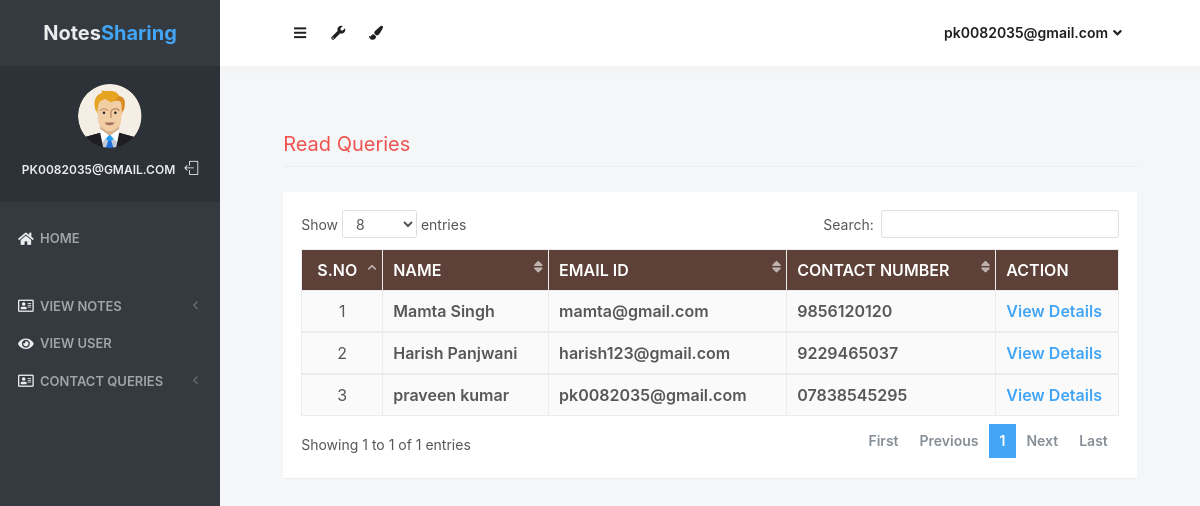
/read_queries (signed in), run on the app's committed database.
### notes/models.py (models this page shows, shortened)
class Contact(models.Model):
    fullname = models.CharField(max_length=100, null=True)
    email = models.CharField(max_length=50, null=True)
    mobile = models.CharField(max_length=15, null=True)
    subject = models.CharField(max_length=100, null=True)
    message = models.CharField(max_length=300, null=True)
    msgdate = models.DateField(null=True)
    isread = models.CharField(max_length=10,null=True)

### notes/views.py (the view)
# urls.py: path('read_queries', read_queries, name='read_queries'),
def read_queries(request):
    if not request.user.is_authenticated:
        return redirect('login_admin')
    contact = Contact.objects.filter(isread="yes")
    return render(request,'read_queries.html', locals())

### notes/templates/read_queries.html (shortened to what this page needs)
{% load static %}
<html lang="en" class="no-focus">
    <head>
        <link rel="stylesheet" href="{% static 'js/plugins/datatables/dataTables.bootstrap4.min.css' %}">
        <link rel="stylesheet" id="css-main" href="{% static 'css1/codebase.min.css' %}">
    </head>
    <body>
        <div id="page-container" class="sidebar-o sidebar-inverse side-scroll page-header-fixed main-content-narrow">
         {% include "sidebar.html" %}
            {% include "admin_nav.html" %}
            <main id="main-container">
                <div class="content">
                    <h2 class="content-heading text-danger">Read Queries</h2>
                    <div class="block">
                        <div class="block-content block-content-full">
                            <table class="table table-bordered table-striped table-vcenter js-dataTable-full-pagination">
                                <thead class="text-white" style="background-color : #5d4037;">
                                    <tr>
                                        <th class="text-center">S.No</th>
                                        <th class="d-none d-sm-table-cell">Name</th>
                                        <th class="d-none d-sm-table-cell">Email ID</th>
                                        <th class="d-none d-sm-table-cell">Contact Number</th>
                                        <th class="d-none d-sm-table-cell" style="width: 15%;">Action</th>
                                    </tr>
                                </thead>
                                {% for i in contact %}
                                <tbody>
                                    <tr>
                                        <td class="text-center">{{forloop.counter}}</td>
                                        <td class="font-w600">{{i.fullname}}</td>
                                        <td class="font-w600">{{i.email}}</td>
                                        <td class="font-w600">{{i.mobile}}</td>
                                        <td class="font-w600"><a href="{% url 'view_queries' i.id %}" class="text-primary">View Details</a></td>
                                    </tr>
                                        {% endfor %}
                                </tbody>
                            </table>
                        </div>
                    </div>
                </div>
            </main>
</div>
 <link rel="stylesheet" href="https://use.fontawesome.com/releases/v5.6.3/css/all.css">
    </body>
</html>

### notes/templates/sidebar.html (shortened to what this page needs)
{% load static %}
   <nav id="sidebar">
                <div id="sidebar-scroll">
                    <div class="sidebar-content">
                        <div class="content-header content-header-fullrow px-15">
                            <div class="content-header-section text-center align-parent sidebar-mini-hidden">
                                <div class="content-header-item">
                                    <a class="link-effect font-w700" href="{% url 'admin_home' %}">
                                           <span class="font-size-xl text-dual-primary-dark">Notes</span><span class="font-size-xl text-primary">Sharing</span>
                                    </a>
                                </div>
                            </div>
                        </div>
                        <div class="content-side content-side-full content-side-user px-10 align-parent">
                            <div class="sidebar-mini-hidden-b text-center">
                                <a class="img-link" href="be_pages_generic_profile.html">
                                    <img class="img-avatar" src="{% static 'img/avatars/user1.png' %}" alt="">
                                </a>
                                <ul class="list-inline mt-10">
                                    <li class="list-inline-item">
                                        <a class="link-effect text-dual-primary-dark font-size-xs font-w600 text-uppercase" href="{% url 'admin_home' %}">{{ request.user.username }}</a>
                                    </li>
                                    <li class="list-inline-item">
                                        <a class="link-effect text-dual-primary-dark" href="{% url 'logout' %}">
                                            <i class="si si-logout"></i>
                                        </a>
                                    </li>
                                </ul>
                            </div>
                        </div>
                        <div class="content-side content-side-full">
                            <ul class="nav-main">
                                <li class="open">
                                    <a href="{% url 'admin_home' %}"><i class="fas fa-home"></i><span class="sidebar-mini-hide">Home</span></a>
                                </li>
                                <li class="nav-main-heading"><span class="sidebar-mini-visible">UI</span></li>
                                <li>
                                    <a class="nav-submenu" data-toggle="nav-submenu"><i class="far fa-address-card"></i>View Notes</a>
                                </li>
                                <li>
                                    <a  href="{% url 'view_users' %}"><i class="fas fa-eye"></i><span class="sidebar-mini-hide">View User</span></a>
                                </li>
                                <li>
                                    <a class="nav-submenu" data-toggle="nav-submenu"><i class="far fa-address-card"></i>Contact Queries</a>
                                </li>
                           </ul>
                        </div>
                    </div>
                </div>
            </nav>

### notes/templates/admin_nav.html (shortened to what this page needs)
{% load static %}
            <header id="page-header">
                <div class="content-header">
                    <div class="content-header-section">
                        <button type="button" class="btn btn-circle btn-dual-secondary" data-toggle="layout" data-action="sidebar_toggle">
                            <i class="fa fa-navicon"></i>
                        </button>
                        <div class="btn-group" role="group">
                            <button type="button" class="btn btn-circle btn-dual-secondary" id="page-header-options-dropdown" data-toggle="dropdown" aria-haspopup="true" aria-expanded="false">
                                <i class="fa fa-wrench"></i>
                            </button>
                        </div>
                        <div class="btn-group" role="group">
                            <button type="button" class="btn btn-circle btn-dual-secondary" id="page-header-themes-dropdown" data-toggle="dropdown" aria-haspopup="true" aria-expanded="false">
                                <i class="fa fa-paint-brush"></i>
                            </button>
                        </div>
                    </div>
                    <div class="content-header-section">
                        <div class="btn-group" role="group">
                            <button type="button" class="btn btn-rounded btn-dual-secondary" id="page-header-user-dropdown" data-toggle="dropdown" aria-haspopup="true" aria-expanded="false">
                                {{ request.user.username}}<i class="fa fa-angle-down ml-5"></i>
                            </button>
                        </div>
                    </div>
                </div>
            </header>

### data on the page
Contact: fullname "Mamta Singh", email "mamta@gmail.com", mobile "9856120120"
Contact: fullname "Harish Panjwani", email "harish123@gmail.com", mobile "9229465037"
Contact: fullname "praveen kumar", email "pk0082035@gmail.com", mobile "07838545295"

### other printed values
{{ request.user.username }} "PK0082035@GMAIL.COM"
{{ request.user.username }} "pk0082035@gmail.com"
